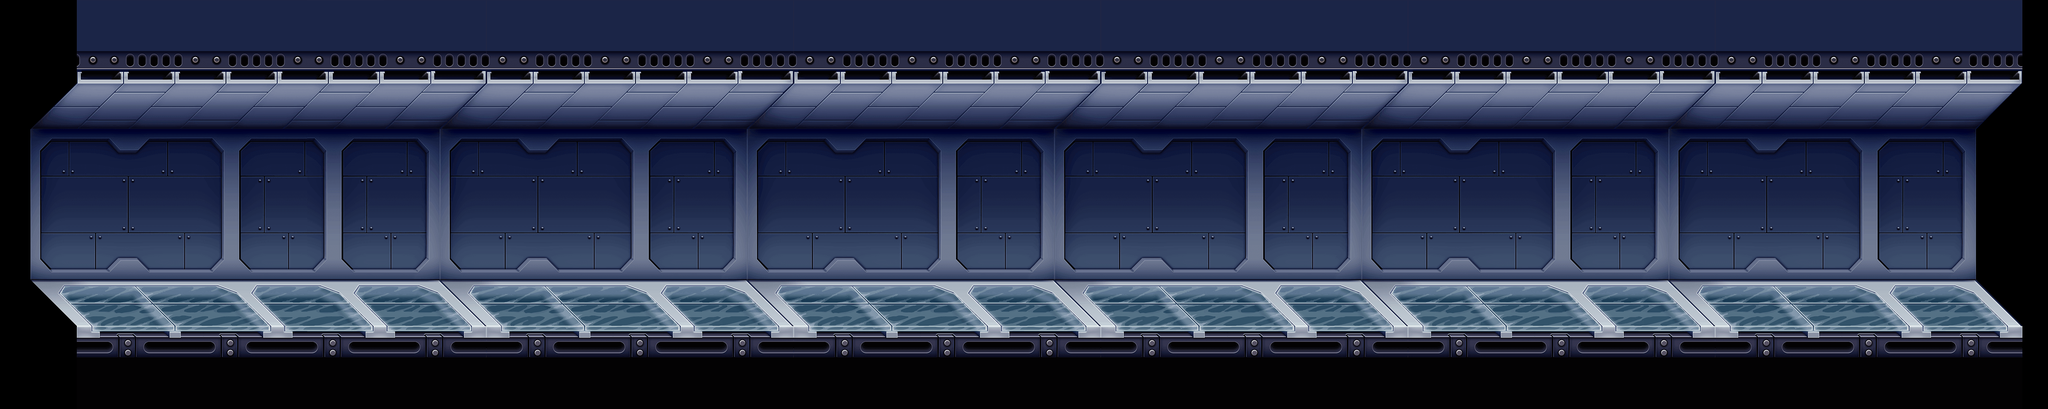

Rendered tile map (Tiled .tmx) drawn with the repository's tilesets; below, a short description and the full map source, tile grids included:
An orthogonal 20x4 tile map with 256x256 px tiles, 1 tile layer (front), 3 tilesets.

<map version="1.10" tiledversion="1.11.2" orientation="orthogonal" renderorder="right-down" width="20" height="4" tilewidth="256" tileheight="256" infinite="0" nextlayerid="3" nextobjectid="1">
 <editorsettings>
  <export target="window.json" format="json" />
 </editorsettings>
 <tileset firstgid="1" name="room1_1" tilewidth="512" tileheight="512" tilecount="4" columns="2">
  <image source="../Levels/Room1/room1_1.png" width="1024" height="1024" />
 </tileset>
 <tileset firstgid="5" name="room1FG_2_TVOS" tilewidth="512" tileheight="512" tilecount="4" columns="2">
  <image source="../Levels/Room1/room1FG_2_TVOS.png" width="1024" height="1024" />
 </tileset>
 <tileset firstgid="9" name="room1_assets" tilewidth="256" tileheight="256" tilecount="12" columns="4">
  <image source="../atlas/room1_assets.png" width="1029" height="996" />
 </tileset>
 <layer id="1" name="front" width="20" height="4">
  <data encoding="csv">
0,0,0,0,0,0,0,0,0,0,0,0,0,0,0,0,0,0,0,0,
1,0,2,2,1,0,2,1,0,2,1,0,2,1,0,2,1,0,2,0,
0,0,0,0,0,0,0,0,0,0,0,0,0,0,0,0,0,0,0,0,
3,0,4,4,3,0,4,3,0,4,3,0,4,3,0,4,3,0,4,0
</data>
 </layer>
</map>
